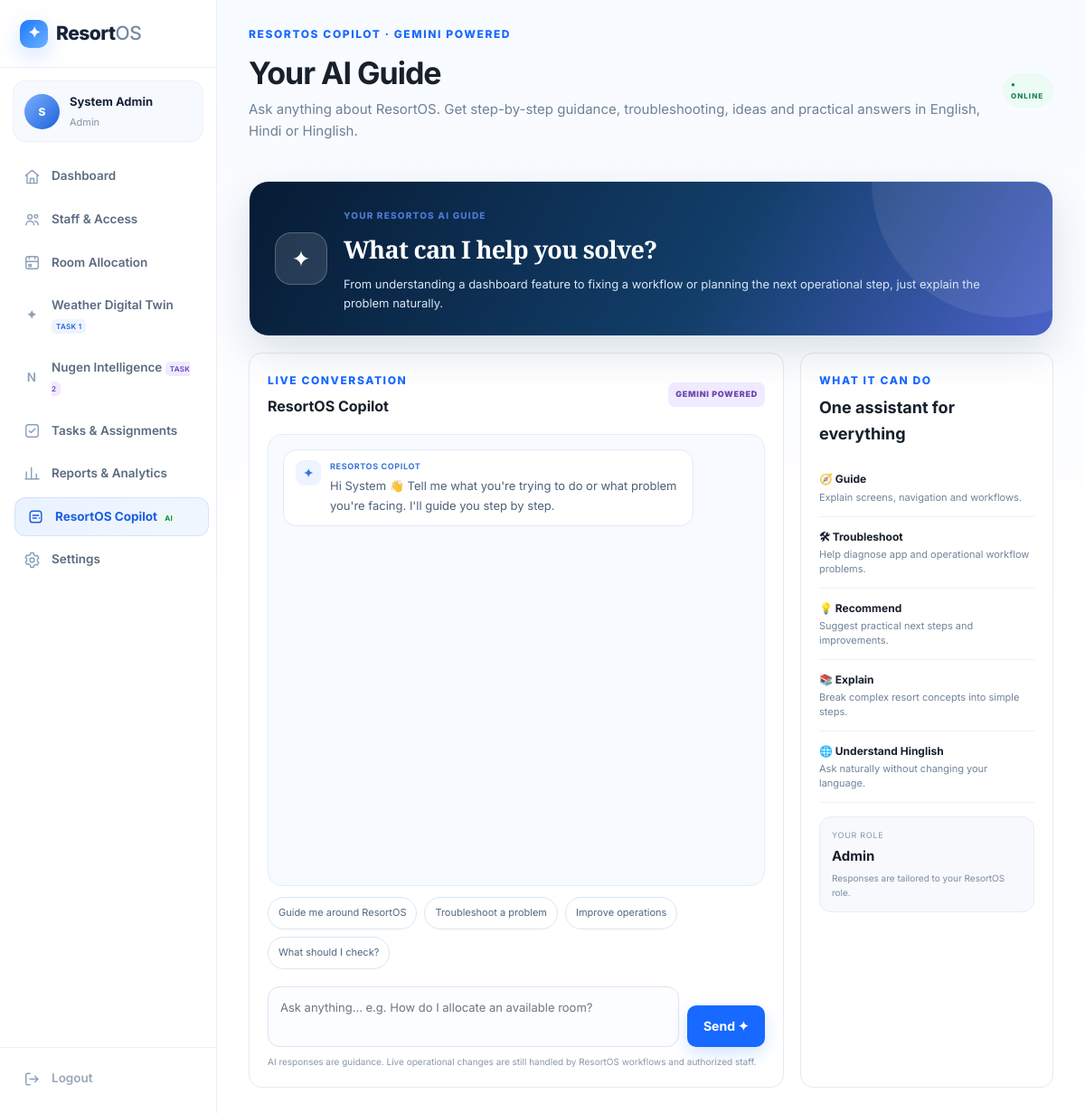
The page /copilot (signed in) on the database its author committed.
### app/models.py (models this page shows, shortened)
class User(db.Model):
    id = db.Column(db.Integer, primary_key=True)
    name = db.Column(db.String(120), nullable=False)
    email = db.Column(db.String(160), unique=True, nullable=False)
    password_hash = db.Column(db.String(255), nullable=False)
    role = db.Column(db.String(40), nullable=False, default="customer")
    phone = db.Column(db.String(40))
    department = db.Column(db.String(80))
    status = db.Column(db.String(30), default="Active")
    created_at = db.Column(db.DateTime, default=datetime.utcnow)

### app/routes.py (the view)
@main_bp.route('/copilot')
@login_required
def copilot_page():
    return render_template('copilot.html')

### app/routes.py (called while the page is built)
def current_user():
    uid=session.get("user_id")
    return User.query.get(uid) if uid else None

@main_bp.context_processor
def inject_user():
    return {"current_user":current_user()}

def login_required(fn):
    @wraps(fn)
    def wrapper(*args,**kwargs):
        if not current_user():
            return redirect(url_for("main.login"))
        return fn(*args,**kwargs)
    return wrapper

### app/templates/copilot.html (shortened to what this page needs)
{% extends "base.html" %}
{% block body %}
<div class="app-shell">{% include "sidebar.html" %}
<main class="main copilot-page">
  <div class="topbar">
    <div><p class="eyebrow">RESORTOS COPILOT · GEMINI POWERED</p><h1>Your AI Guide</h1><p class="muted">Ask anything about ResortOS. Get step-by-step guidance, troubleshooting, ideas and practical answers in English, Hindi or Hinglish.</p></div>
    <div class="topbar-actions"><span class="ai-badge copilot-online">● ONLINE</span></div>
  </div>
  <section class="copilot-hero">
    <div class="copilot-orb">✦</div>
    <div><span class="feature-kicker">YOUR RESORTOS AI GUIDE</span><h2>What can I help you solve?</h2><p>From understanding a dashboard feature to fixing a workflow or planning the next operational step, just explain the problem naturally.</p></div>
  </section>
  <section class="copilot-layout">
    <div class="panel copilot-chat-panel">
      <div class="panel-head"><div><p class="eyebrow">LIVE CONVERSATION</p><h3>ResortOS Copilot</h3></div><span class="simulation-badge">GEMINI POWERED</span></div>
      <div id="copilotMessages" class="copilot-messages">
        <div class="copilot-msg bot"><div class="copilot-avatar">✦</div><div><b>ResortOS Copilot</b><p>Hi {{current_user.name.split(" ")[0]}} 👋 Tell me what you're trying to do or what problem you're facing. I'll guide you step by step.</p></div></div>
      </div>
      <div class="copilot-suggestions">
        <button onclick="copilotAsk('Explain how I should use ResortOS for my role.')">Guide me around ResortOS</button>
        <button onclick="copilotAsk('I am facing a problem in ResortOS. Help me troubleshoot it step by step.')">Troubleshoot a problem</button>
        <button onclick="copilotAsk('Give me practical ideas to improve resort operations using ResortOS.')">Improve operations</button>
        <button onclick="copilotAsk('Explain the most important things I should check on my dashboard.')">What should I check?</button>
      </div>
      <form class="copilot-input" onsubmit="sendCopilot(event)">
        <textarea id="copilotInput" rows="2" placeholder="Ask anything… e.g. How do I allocate an available room?" autocomplete="off"></textarea>
        <button id="copilotSend" class="btn primary">Send ✦</button>
      </form>
      <div class="copilot-note">AI responses are guidance. Live operational changes are still handled by ResortOS workflows and authorized staff.</div>
    </div>
    <aside class="panel copilot-side">
      <p class="eyebrow">WHAT IT CAN DO</p><h3>One assistant for everything</h3>
      <div class="copilot-cap"><b>🧭 Guide</b><span>Explain screens, navigation and workflows.</span></div>
      <div class="copilot-cap"><b>🛠 Troubleshoot</b><span>Help diagnose app and operational workflow problems.</span></div>
      <div class="copilot-cap"><b>💡 Recommend</b><span>Suggest practical next steps and improvements.</span></div>
      <div class="copilot-cap"><b>📚 Explain</b><span>Break complex resort concepts into simple steps.</span></div>
      <div class="copilot-cap"><b>🌐 Understand Hinglish</b><span>Ask naturally without changing your language.</span></div>
      <div class="copilot-role"><span>YOUR ROLE</span><b>{{current_user.role|title}}</b><small>Responses are tailored to your ResortOS role.</small></div>
    </aside>
  </section>
</main></div>
{% endblock %}

### app/templates/sidebar.html (shortened to what this page needs)
<aside class="sidebar" id="sidebar">
  <div class="side-brand">
    <a class="brand" href="/"><span class="brand-mark">✦</span><span>Resort<span>OS</span></span></a>
  </div>
  <div class="profile-mini">
    <div class="avatar lg">{{current_user.name[:1]}}</div>
    <div><b>{{current_user.name}}</b><span>{{current_user.role|title}}</span></div>
  </div>
  <nav class="side-nav">
    <a href="/dashboard" class="{{'active' if request.path=='/dashboard' else ''}}">
      <span class="nav-icon"><svg viewBox="0 0 24 24" fill="none" stroke="currentColor" stroke-width="1.8" stroke-linecap="round" stroke-linejoin="round"><path d="M3 10.5 12 3l9 7.5"/><path d="M5 9.5V21h14V9.5"/><path d="M9.5 21v-6.5h5V21"/></svg></span>
      <span>Dashboard</span>
    </a>
    {% if current_user.role=='customer' %}
    <a href="/rooms" class="{{'active' if request.path=='/rooms' else ''}}">
      <span class="nav-icon"><svg viewBox="0 0 24 24" fill="none" stroke="currentColor" stroke-width="1.8" stroke-linecap="round" stroke-linejoin="round"><path d="M3 19v-7a3 3 0 0 1 3-3h12a3 3 0 0 1 3 3v7"/><path d="M3 19v2M21 19v2"/><path d="M3 13v-2a2 2 0 0 1 2-2h6"/><circle cx="7.5" cy="9.5" r="1.5"/></svg></span>
      <span>Book a Room</span>
    </a>
    <a href="/bookings" class="{{'active' if request.path=='/bookings' else ''}}">
      <span class="nav-icon"><svg viewBox="0 0 24 24" fill="none" stroke="currentColor" stroke-width="1.8" stroke-linecap="round" stroke-linejoin="round"><rect x="3.5" y="4.5" width="17" height="16" rx="2.4"/><path d="M3.5 9.5h17M8 3v3M16 3v3"/><path d="M8 13.5h2M8 17h5"/></svg></span>
      <span>My Bookings</span>
    </a>
    {% else %}
    {% if current_user.role in ['owner','manager','admin'] %}
    <a href="/staff" class="{{'active' if request.path=='/staff' else ''}}">
      <span class="nav-icon"><svg viewBox="0 0 24 24" fill="none" stroke="currentColor" stroke-width="1.8" stroke-linecap="round" stroke-linejoin="round"><circle cx="9" cy="8.5" r="3"/><path d="M3.5 20c0-3.3 2.5-5.5 5.5-5.5s5.5 2.2 5.5 5.5"/><circle cx="17.5" cy="8" r="2.3"/><path d="M15.7 14.8c2.7.3 4.8 2.3 4.8 5.2"/></svg></span>
      <span>Staff &amp; Access</span>
    </a>
    {% endif %}
    {% if current_user.role in ['reception','manager','owner','admin'] %}
    <a href="/allocation" class="{{'active' if request.path=='/allocation' else ''}}">
      <span class="nav-icon"><svg viewBox="0 0 24 24" fill="none" stroke="currentColor" stroke-width="1.8" stroke-linecap="round" stroke-linejoin="round"><rect x="3.5" y="3.5" width="17" height="17" rx="2.4"/><path d="M3.5 10.5h17"/><path d="M8 3.5v3M16 3.5v3"/><path d="M7.5 14.5h3v3h-3z"/></svg></span>
      <span>Room Allocation</span>
    </a>
    {% endif %}
    {% if current_user.role in ['customer','reception','housekeeping','maintenance','manager','owner','admin'] %}
    <a href="/digital-twin" class="{{'active' if request.path=='/digital-twin' else ''}}">
      <span class="nav-icon">✦</span><span>Weather Digital Twin <em class="nav-new">TASK 1</em></span>
    </a>
    {% endif %}
    {% if current_user.role in ['customer','owner','manager','admin'] %}
    <a href="/nugen" class="{{'active' if request.path=='/nugen' else ''}}">
      <span class="nav-icon">N</span><span>Nugen Intelligence <em class="nav-new mandatory">TASK 2</em></span>
    </a>
    {% endif %}
    <a href="/tasks" class="{{'active' if request.path=='/tasks' else ''}}">
      <span class="nav-icon"><svg viewBox="0 0 24 24" fill="none" stroke="currentColor" stroke-width="1.8" stroke-linecap="round" stroke-linejoin="round"><rect x="3.5" y="3.5" width="17" height="17" rx="3"/><path d="M8 12.2l2.4 2.4L16.2 9"/></svg></span>
      <span>Tasks &amp; Assignments</span>
    </a>
    {% if current_user.role in ['owner','manager','admin'] %}
    <a href="/reports" class="{{'active' if request.path=='/reports' else ''}}">
      <span class="nav-icon"><svg viewBox="0 0 24 24" fill="none" stroke="currentColor" stroke-width="1.8" stroke-linecap="round" stroke-linejoin="round"><path d="M4 20V10M11 20V4M18 20v-7"/><path d="M2.5 20h19"/></svg></span>
      <span>Reports &amp; Analytics</span>
    </a>
    {% endif %}
    {% endif %}
    <a href="/copilot" class="{{'active' if request.path=='/copilot' else ''}}">
      <span class="nav-icon"><svg viewBox="0 0 24 24" fill="none" stroke="currentColor" stroke-width="1.8" stroke-linecap="round" stroke-linejoin="round"><rect x="4" y="4" width="16" height="16" rx="4"/><path d="M8 10h8M8 14h5"/><circle cx="17" cy="14" r="1" fill="currentColor" stroke="none"/></svg></span>
      <span>ResortOS Copilot <em class="nav-new copilot-nav">AI</em></span>
    </a>
    <a href="/settings" class="{{'active' if request.path=='/settings' else ''}}">
      <span class="nav-icon"></span>
      <span>Settings</span>
    </a>
  </nav>
  <div class="side-bottom">
    <a href="/logout">
      <span class="nav-icon"><svg viewBox="0 0 24 24" fill="none" stroke="currentColor" stroke-width="1.8" stroke-linecap="round" stroke-linejoin="round"><path d="M9 4H5.5a2 2 0 0 0-2 2v12a2 2 0 0 0 2 2H9"/><path d="M16 16l4-4-4-4"/><path d="M20 12H9"/></svg></span>
      <span>Logout</span>
    </a>
  </div>
</aside>

### rows shown on the page
User: name "S", name "System Admin", role "Admin", name "System"
